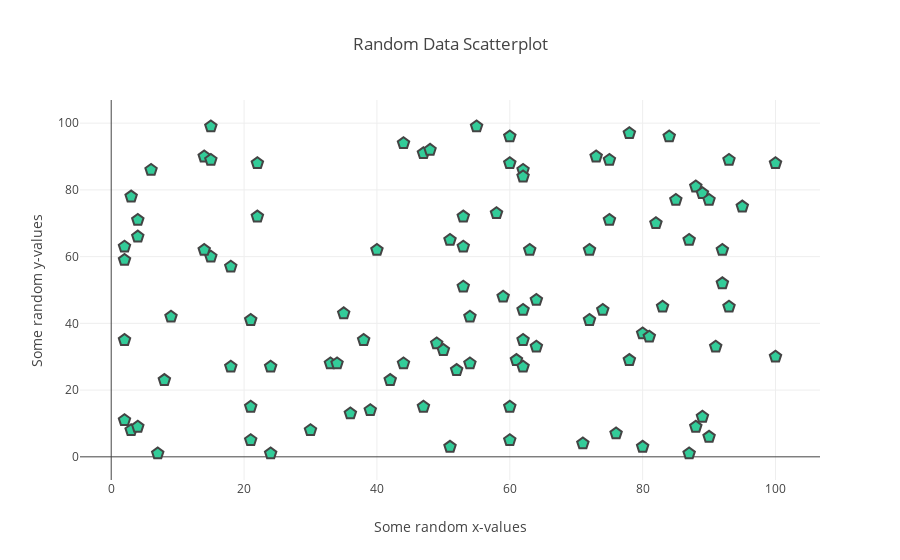

Notebook code cell kept with this figure:
### Code cell
#######
# This plots 100 random data points (set the seed to 42 to
# obtain the same points we do!) between 1 and 100 in both
# vertical and horizontal directions.
######
import plotly.offline as pyo
import plotly.graph_objs as go
import numpy as np

pyo.init_notebook_mode(connected=True)

np.random.seed(42)
random_x = np.random.randint(1,101,100)
random_y = np.random.randint(1,101,100)

data = [go.Scatter(
    x = random_x,
    y = random_y,
    mode = 'markers',
    marker = dict(      # change the marker style
        size = 12,
        color = 'rgb(51,204,153)',
        symbol = 'pentagon',
        line = dict(
            width = 2,
        )
    )
)]
layout = go.Layout(
    title = 'Random Data Scatterplot', # Graph title
    xaxis = dict(title = 'Some random x-values'), # x-axis label
    yaxis = dict(title = 'Some random y-values'), # y-axis label
    hovermode ='closest' # handles multiple points landing on the same vertical
)
fig = go.Figure(data=data, layout=layout)
pyo.iplot(fig, filename='scatter3.html')

### Figure 1 — Plotly figure (JSON) as saved in the notebook; plotly's stock layout.template omitted (floating-point values rounded to 4 significant figures)
{"data": [{"marker": {"color": "rgb(51,204,153)", "line": {"width": 2}, "size": 12, "symbol": "pentagon"}, "mode": "markers", "type": "scatter", "uid": "aa38b5fa-f3b1-11e8-a8bb-e76eb04b15fc", "x": [52, 93, 15, 72, 61, 21, 83, 87, 75, 75, 88, 100, 24, 3, 22, 53, 2, 88, 30, 38, 2, 64, 60, 21, 33, 76, 58, 22, 89, 49, 91, 59, 42, 92, 60, 80, 15, 62, 62, 47, 62, 51, 55, 64, 3, 51, 7, 21, 73, 39, 18, 4, 89, 60, 14, 9, 90, 53, 2, 84, 92, 60, 71, 44, 8, 47, 35, 78, 81, 36, 50, 4, 2, 6, 54, 4, 54, 93, 63, 18, 90, 44, 34, 74, 62, 100, 14, 95, 48, 15, 72, 78, 87, 62, 40, 85, 80, 82, 53, 24], "y": [26, 89, 60, 41, 29, 15, 45, 65, 89, 71, 9, 88, 1, 8, 88, 63, 11, 81, 8, 35, 35, 33, 5, 41, 28, 7, 73, 72, 12, 34, 33, 48, 23, 62, 88, 37, 99, 44, 86, 91, 35, 65, 99, 47, 78, 3, 1, 5, 90, 14, 27, 9, 79, 15, 90, 42, 77, 51, 63, 96, 52, 96, 4, 94, 23, 15, 43, 29, 36, 13, 32, 71, 59, 86, 28, 66, 42, 45, 62, 57, 6, 28, 28, 44, 84, 30, 62, 75, 92, 89, 62, 97, 1, 27, 62, 77, 3, 70, 72, 27]}], "layout": {"hovermode": "closest", "title": "Random Data Scatterplot", "xaxis": {"title": "Some random x-values"}, "yaxis": {"title": "Some random y-values"}}}
